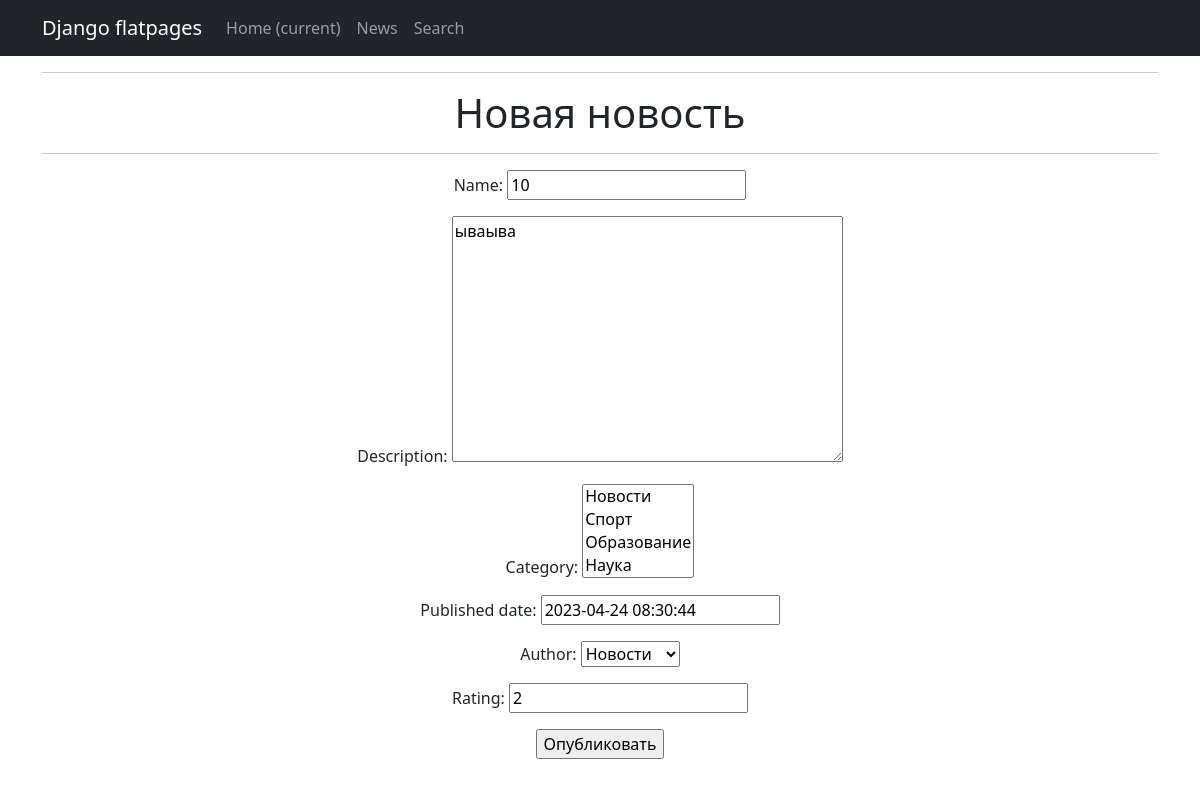
The page /news/7/update/ on the database its author committed.
### news/models.py (models this page shows, shortened)
class News(models.Model):
    name = models.CharField(max_length=255, unique=True,) # названия новостей не должны повторяться
    description = models.TextField()
    category = models.ManyToManyField(Category, through='PostCategory')
    published_date = models.DateTimeField(default=datetime.now)  # предоставляем значение по умолчанию
    author = models.ForeignKey('Author', on_delete=models.CASCADE, related_name='news')
    rating = models.IntegerField(default=0)

class Category(models.Model):
    name = models.CharField(max_length=255, unique=True)
    subscribers = models.ManyToManyField(User, related_name='categories')
    def __str__(self):
       return self.name

### news/views.py (the view)
# urls.py: path('<int:pk>/update/', NewsUpdate.as_view(), name='news_update'),
class NewsUpdate(UpdateView):
    form_class = NewsForm
    model = News
    template_name = 'news_edit.html'

### news/forms.py (shortened to what this page needs)
class NewsForm(forms.ModelForm):
   class Meta:
       model = News
       fields = [
           'name',
           'description',
           'category',
           'published_date',
           'author',
           'rating',
       ]

### news/models.py (called while the page is built)
    def __str__(self):
        return self.username

### news/templates/news_edit.html (shortened to what this page needs)
{% extends 'flatpages/default.html' %}
{% block content %}
<hr>
<h1>Новая новость</h1>
<hr>
<form action="" method="post">
  {{ form.as_p }}
  <input type="submit" value="Опубликовать" />
</form>
{% endblock content %}

### rows shown on the page
News: name "10", description "ываыва", published_date "2023-04-24 08:30:44", author "Новости", rating "2"
